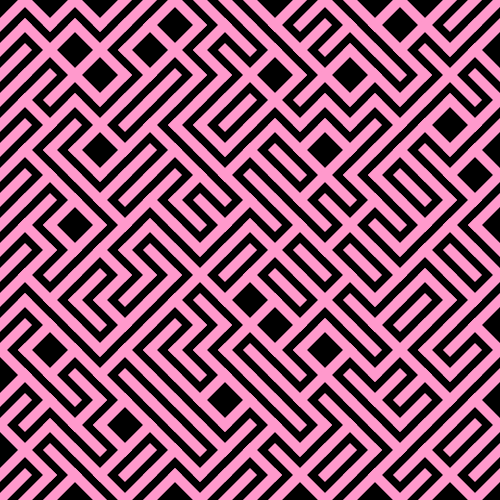
Frame 1 (no input)
Frame 60 (no input): identical to frame 1, image omitted
Frame 120 (the mouse pressed at the canvas centre since frame 60): identical to frame 1, image omitted

The p5.js sketch that drew this single still picture (run headless with seeded random() and noise() and a simulated clock; from frame 60 on, the mouse is pressed at the canvas centre):

// p5.js sketch
// ── sketch.js
'use strict';

let numOfTiles=20;
let tileWidth;


function setup() {
  createCanvas(500, 500);
  background(0);
  tileWidth=width/numOfTiles;
  angleMode(DEGREES);


}

function draw() {
    randomSeed(100);
    background(0);
  for (let gridX=0; gridX < numOfTiles; gridX++){
  for (let gridY=0; gridY < numOfTiles; gridY++){

    fill(0);
    stroke(255,153,204);
    strokeWeight(10);
    rectMode(CENTER);
    push();
    translate(gridX*tileWidth+tileWidth/2,gridY*tileWidth+tileWidth/2);
    //rotate(30);
// scale(1/3);
    strokeCap(PROJECT);
    let choice=Math.floor(random(2));
    if(choice==0){
    line(-tileWidth/2,tileWidth/2,tileWidth/2,-tileWidth/2);
}
    else{
    line(-tileWidth/2,-tileWidth/2,tileWidth/2,tileWidth/2);
}
    pop();

}
  }
  }
